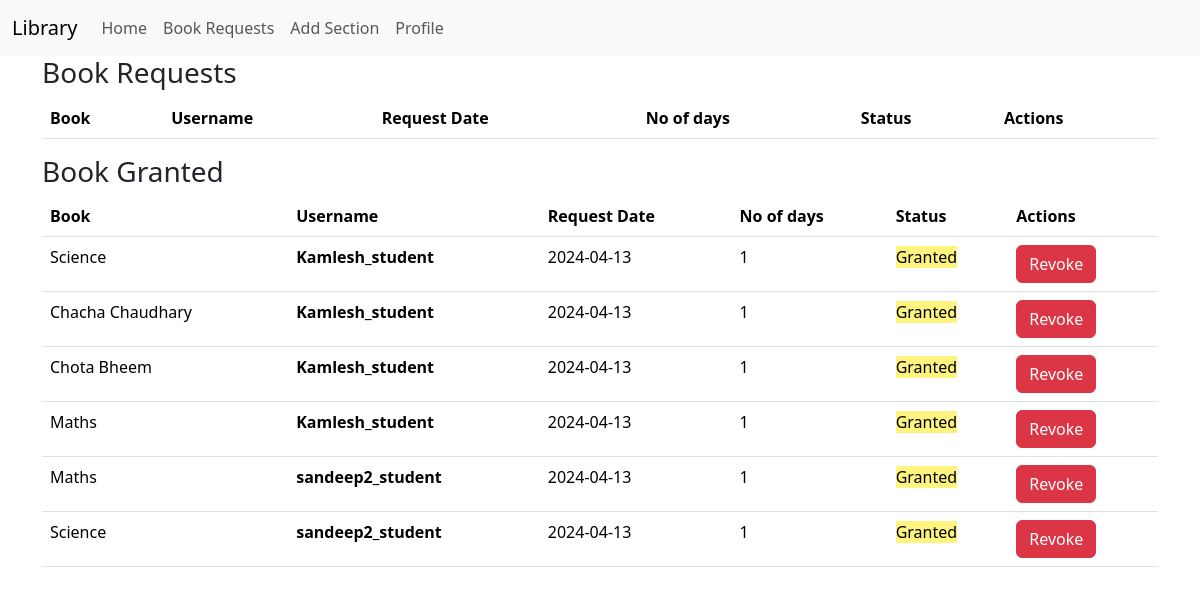
Before: /see_requests (signed in) with the older database file.
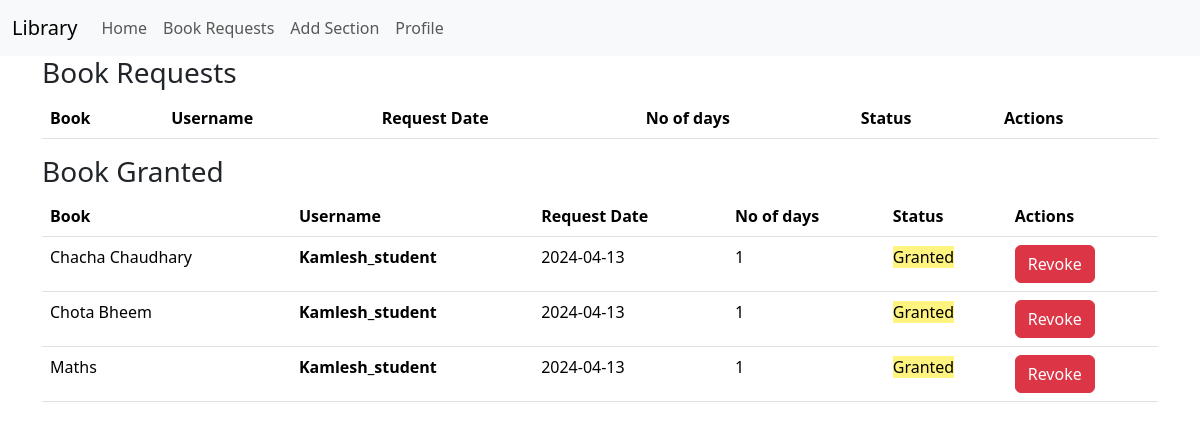
After: the same page with the newer database file.
### models.py (models this page shows)
class BookRequest(db.Model):
    id = db.Column(db.Integer, primary_key=True)
    user_id = db.Column(db.Integer, db.ForeignKey('user.id'), nullable=False)
    book_id = db.Column(db.Integer, db.ForeignKey('book.id'), nullable=False)
    request_date = db.Column(db.DateTime,default=datetime.utcnow)
    requested_day=db.Column(db.Integer)
    status=db.Column(db.String(30),default='Pending')
    issued_date = db.Column(db.DateTime)
    access_expiry = db.Column(db.DateTime)
    user = db.relationship('User', backref='bookrequest', lazy=True)

class Book(db.Model):
    id = db.Column(db.Integer, primary_key=True)
    name = db.Column(db.String(64), nullable=False)
    content = db.Column(db.Text)
    authors = db.Column(db.String(255))
    book_upload_date = db.Column(db.Date,default=datetime.utcnow)
    book_rating = db.Column(db.Float)
    section_id = db.Column(db.Integer, db.ForeignKey('section.id'), nullable=False)
    bookrequest = db.relationship('BookRequest', backref='book', lazy=True, cascade='all, delete-orphan')
    feedback_records = db.relationship('Feedback', backref='', lazy=True, cascade='all, delete-orphan')

class User(db.Model):
    id = db.Column(db.Integer, primary_key=True)
    username = db.Column(db.String(32), unique=True, nullable=False)
    passhash = db.Column(db.String(256), nullable=False)
    name = db.Column(db.String(64), nullable=False)
    is_librarian = db.Column(db.Boolean, nullable=False, default=False)

### routes.py (the view)
@app.route('/see_requests')
@librarian_required
def see_requests():
    requests = BookRequest.query.all()
    user_id = session.get('user_id')
    user = User.query.get(user_id)
    return render_template('see_req.html', requests=requests ,user = user)

### routes.py (called while the page is built)
def librarian_required(func):
    @wraps(func)
    def inner(*args, **kwargs):
        if 'user_id' not in session:
            flash('Please login to continue')
            return redirect(url_for('login'))
        user = User.query.get(session['user_id'])
        if not user.is_librarian:
            flash('You are not authorized to access this page')
            return redirect(url_for('index'))
        return func(*args, **kwargs)
    return inner

### templates/see_req.html (shortened to what this page needs)
{% extends 'layout.html' %}
{% block content %}
<h3>Book Requests</h3>
<table class="table">
    <thead>
        <tr>
            <th>Book</th>
            <th>Username</th>
            <th>Request Date</th>
            <th>No of days</th>
            <th>Status</th>
            <th>Actions</th>
        </tr>
    </thead>
</table>
<h3>Book Granted</h3>
<table class="table">
    <thead>
        <tr>
            <th>Book</th>
            <th>Username</th>
            <th>Request Date</th>
            <th>No of days</th>
            <th>Status</th>
            <th>Actions</th>
        </tr>
    </thead>
    <tbody>
        {% for request in requests %}
        {% if request.status == 'Granted' %}
        <tr>
            <td>{{ request.book.name }}</td>
            <th>{{request.user.username}}</th>
            <td>{{ request.issued_date.strftime('%Y-%m-%d')}}</td>
            <td>{{ request.requested_day }}</td>
            <td>
                <span style="background-color: rgb(255, 244, 127);">{{request.status}}</span></td>
            <td>
                <div class="btn-group">
                    <form action="{{ url_for('process_request', request_id=request.id, action='reject') }}" method="post">
                        <button type="submit" class="btn btn-danger">Revoke</button>
                    </form>
                </div>
            </td>
        </tr>
        {% endif %}
        {% endfor %}
    </tbody>
</table>
{% endblock %}

### templates/layout.html (shortened to what this page needs)
<!DOCTYPE html>
<html lang="en">
<head>
<link href="https://cdn.jsdelivr.net/npm/bootstrap@5.3.2/dist/css/bootstrap.min.css" rel="stylesheet">
</head>
<body>
    {% include 'navbar.html'   %}
    <div class="container">
        {% block content %}
        {% endblock %}
    </div>
</body>
</html>

### templates/navbar.html (shortened to what this page needs)
<nav class="navbar navbar-expand-lg navbar-light bg-light">
  <div class="container-fluid">
    <a class="navbar-brand" href="/">Library</a>
    <div class="collapse navbar-collapse" id="navbarNav">
      <ul class="navbar-nav">
        {% if 'user_id' in session %}
        <li class="nav-item">
          <a class="nav-link"  href="{{ url_for('index') }}">Home</a>
              {%if user.is_librarian%}
              <li class="nav-item">
                <a class="nav-link" href="{{ url_for('see_requests') }}">Book Requests</a>
              </li>
              <li class="nav-item">
                <a class="nav-link" href="{{ url_for('add_section') }}"> Add Section</a>
              </li>
              {%else%}
              <li class="nav-item">
                <a class="nav-link" href="{{ url_for('mybook') }}">My Books</a>
              </li>
              {%endif%}
            </li>
            <li class="nav-item">
              <a class="nav-link"  href="{{ url_for('profile') }}">Profile</a>
            </li>
        {% endif %}
      </ul>
    </div>
  </div>
</nav>

Changed rows visible on the page:
removed BookRequest: book.name "Science", user.username "Kamlesh_student", issued_date "2024-04-13", requested_day "1", status "Granted"
removed BookRequest: book.name "Maths", user.username "sandeep2_student", issued_date "2024-04-13", requested_day "1", status "Granted"
removed BookRequest: book.name "Science", user.username "sandeep2_student", issued_date "2024-04-13", requested_day "1", status "Granted"
